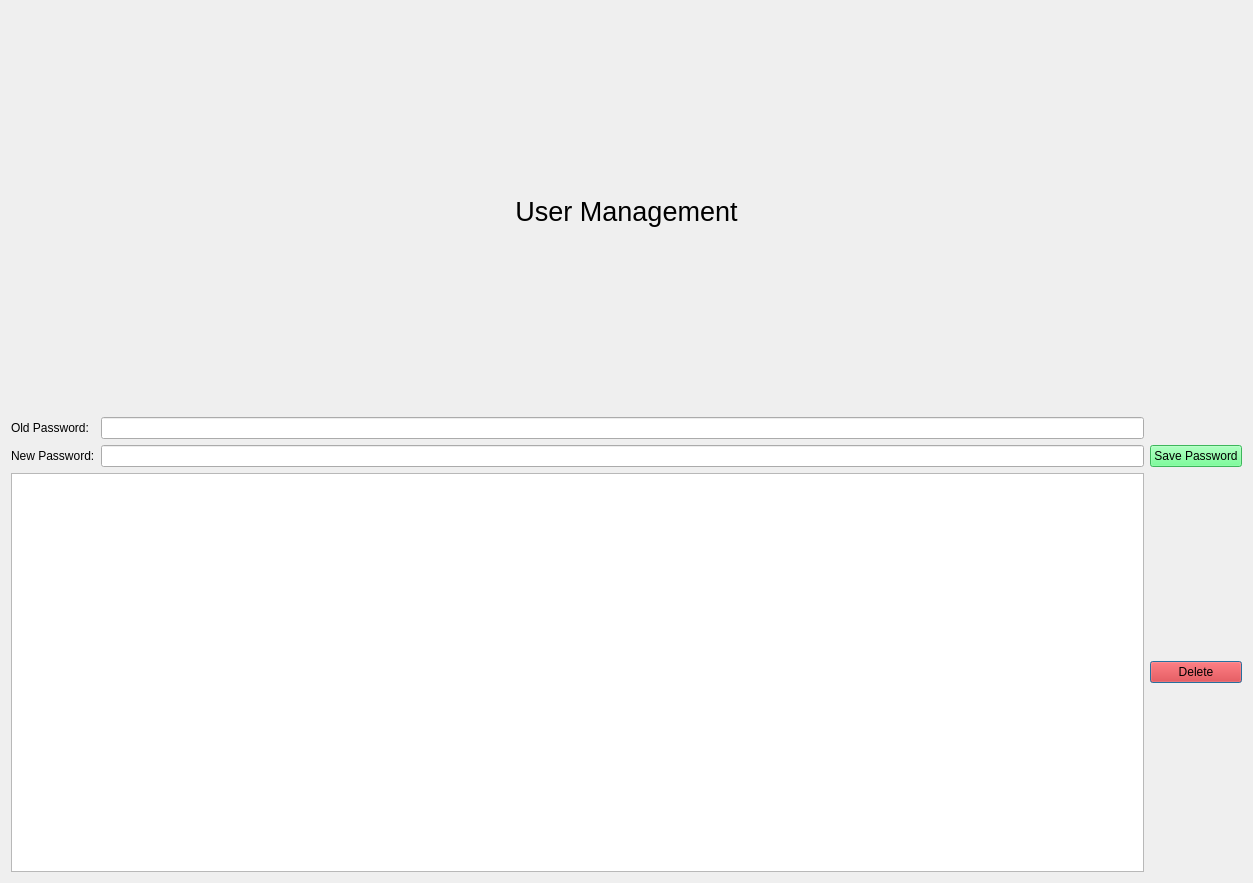
<?xml version="1.0" encoding="UTF-8"?>
<ui version="4.0">
 <class>usermanage</class>
 <widget class="QDialog" name="usermanage">
  <property name="geometry">
   <rect>
    <x>0</x>
    <y>0</y>
    <width>1253</width>
    <height>883</height>
   </rect>
  </property>
  <property name="windowTitle">
   <string>Dialog</string>
  </property>
  <layout class="QGridLayout" name="gridLayout">
   <item row="3" column="2">
    <widget class="QPushButton" name="pb_deluser">
     <property name="styleSheet">
      <string notr="true">background-color: rgb(255, 0, 0);</string>
     </property>
     <property name="text">
      <string>Delete</string>
     </property>
    </widget>
   </item>
   <item row="2" column="1">
    <widget class="QLineEdit" name="le_new"/>
   </item>
   <item row="2" column="0">
    <widget class="QLabel" name="lb_new">
     <property name="text">
      <string>New Password:</string>
     </property>
    </widget>
   </item>
   <item row="3" column="0" colspan="2">
    <widget class="QTableWidget" name="tw_user"/>
   </item>
   <item row="2" column="2">
    <widget class="QPushButton" name="pb_savepw">
     <property name="styleSheet">
      <string notr="true">background-color: rgb(85, 255, 127);</string>
     </property>
     <property name="text">
      <string>Save Password</string>
     </property>
    </widget>
   </item>
   <item row="1" column="0">
    <widget class="QLabel" name="lb_old">
     <property name="text">
      <string>Old Password:</string>
     </property>
    </widget>
   </item>
   <item row="1" column="1">
    <widget class="QLineEdit" name="le_old"/>
   </item>
   <item row="0" column="0" colspan="3">
    <widget class="QLabel" name="lb_usertitle">
     <property name="sizePolicy">
      <sizepolicy hsizetype="Expanding" vsizetype="Expanding">
       <horstretch>0</horstretch>
       <verstretch>0</verstretch>
      </sizepolicy>
     </property>
     <property name="font">
      <font>
       <pointsize>20</pointsize>
      </font>
     </property>
     <property name="text">
      <string>User Management</string>
     </property>
     <property name="alignment">
      <set>Qt::AlignCenter</set>
     </property>
    </widget>
   </item>
  </layout>
 </widget>
 <resources/>
 <connections/>
</ui>
